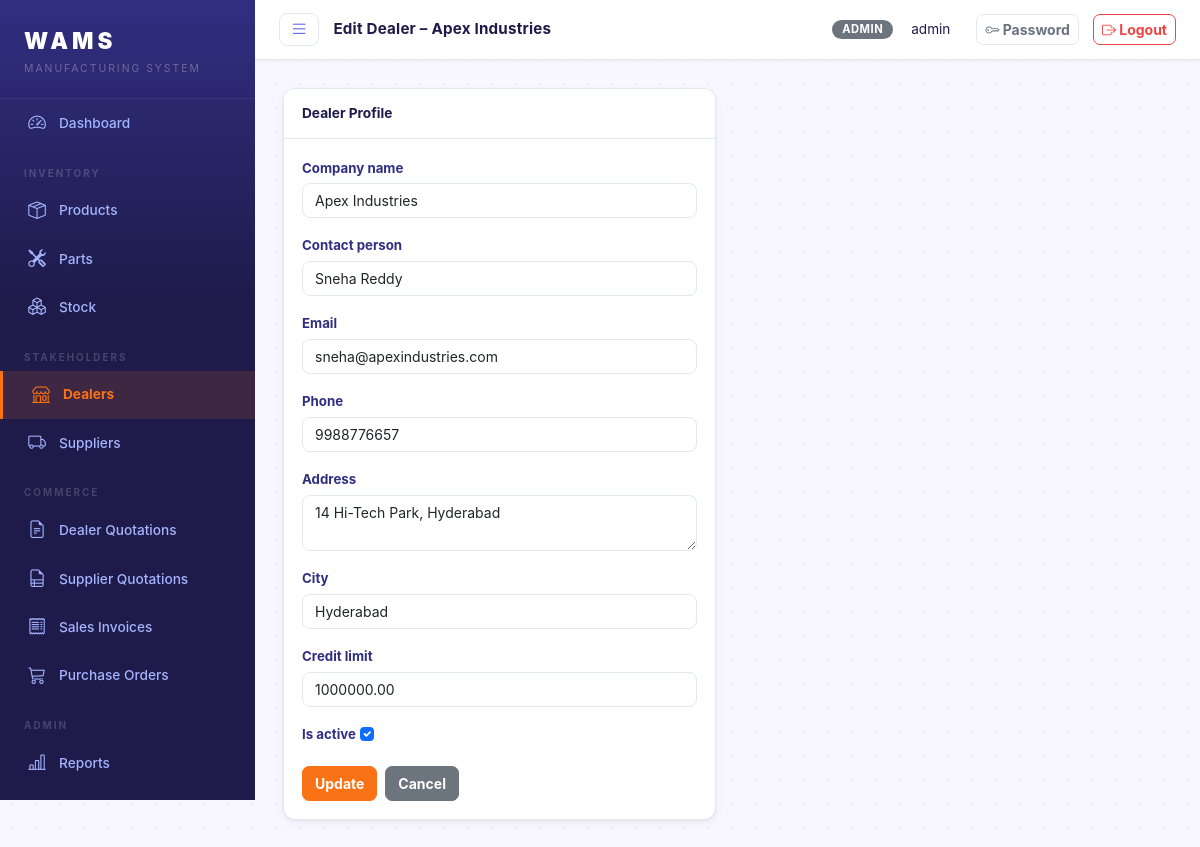
Page /dealers/3/edit/ (signed in) on the committed database.
### core/models.py (models this page shows, shortened)
class Dealer(models.Model):
    user = models.OneToOneField(User, on_delete=models.CASCADE, related_name='dealer_profile')
    company_name = models.CharField(max_length=200)
    contact_person = models.CharField(max_length=100)
    email = models.EmailField()
    phone = models.CharField(max_length=20)
    address = models.TextField()
    city = models.CharField(max_length=100)
    credit_limit = models.DecimalField(max_digits=12, decimal_places=2, default=0)
    is_active = models.BooleanField(default=True)
    created_at = models.DateTimeField(auto_now_add=True)
    class Meta:
        ordering = ['company_name']

class User(AbstractUser):
    ROLE_CHOICES = [
        ('admin', 'Admin'),
        ('dealer', 'Dealer'),
        ('supplier', 'Supplier'),
    ]
    role = models.CharField(max_length=20, choices=ROLE_CHOICES, default='dealer')
    phone = models.CharField(max_length=20, blank=True)

### core/views.py (the view)
# urls.py: path('dealers/<int:pk>/edit/', views.dealer_update, name='dealer_update'),
@login_required
@admin_required
def dealer_update(request, pk):
    dealer = get_object_or_404(Dealer, pk=pk)
    form = DealerForm(request.POST or None, instance=dealer)
    if request.method == 'POST' and form.is_valid():
        form.save()
        messages.success(request, 'Dealer updated.')
        return redirect('dealer_list')
    return render(request, 'core/dealers/edit_form.html', {'form': form, 'dealer': dealer})

### core/forms.py
class DealerForm(forms.ModelForm):
    class Meta:
        model = Dealer
        fields = ['company_name', 'contact_person', 'email', 'phone', 'address', 'city', 'credit_limit', 'is_active']
        widgets = {
            'company_name': forms.TextInput(attrs=FORM_CONTROL),
            'contact_person': forms.TextInput(attrs=FORM_CONTROL),
            'email': forms.EmailInput(attrs=FORM_CONTROL),
            'phone': forms.TextInput(attrs=FORM_CONTROL),
            'address': forms.Textarea(attrs={**FORM_CONTROL, 'rows': 2}),
            'city': forms.TextInput(attrs=FORM_CONTROL),
            'credit_limit': forms.NumberInput(attrs={**FORM_CONTROL, 'step': '0.01'}),
            'is_active': forms.CheckboxInput(attrs=FORM_CHECK),
        }

### templates/core/dealers/edit_form.html (shortened to what this page needs)
{% extends 'base.html' %}
{% block page_title %}Edit Dealer – {{ dealer.company_name }}{% endblock %}
{% block content %}
<div class="row">
  <div class="col-lg-6">
    <div class="card">
      <div class="card-header">Dealer Profile</div>
      <div class="card-body">
        <form method="post">
          {% for field in form %}
          <div class="mb-3">
            <label class="form-label">{{ field.label }}</label>
            {{ field }}
          </div>
          {% endfor %}
          <div class="d-flex gap-2 mt-2">
            <button type="submit" class="btn btn-primary">Update</button>
            <a href="{% url 'dealer_list' %}" class="btn btn-secondary">Cancel</a>
          </div>
        </form>
      </div>
    </div>
  </div>
</div>
{% endblock %}

### templates/base.html (shortened to what this page needs)
{% load static %}
<!DOCTYPE html>
<html lang="en">
<head>
<link rel="stylesheet" href="https://cdn.jsdelivr.net/npm/bootstrap@5.3.2/dist/css/bootstrap.min.css">
<link rel="stylesheet" href="https://cdn.jsdelivr.net/npm/bootstrap-icons@1.11.3/font/bootstrap-icons.css">
<link rel="stylesheet" href="{% static 'css/style.css' %}">
</head>
<body>
<div class="app-wrapper">
  <nav class="sidebar" id="sidebar">
    <div class="sidebar-brand">
      <span class="brand-title">WAMS</span>
      <span class="brand-sub">Manufacturing System</span>
    </div>
    <ul class="sidebar-menu">
      <li>
        <a href="{% url 'dashboard' %}" class="{% if request.resolver_match.url_name == 'dashboard' %}active{% endif %}">
          <i class="bi bi-speedometer2"></i> Dashboard
        </a>
      </li>
      {% if user.role == 'admin' %}
      <li class="menu-section">Inventory</li>
      <li>
        <a href="{% url 'product_list' %}" class="{% if 'product' in request.resolver_match.url_name %}active{% endif %}">
          <i class="bi bi-box-seam"></i> Products
        </a>
      </li>
      <li>
        <a href="{% url 'part_list' %}" class="{% if 'part' in request.resolver_match.url_name %}active{% endif %}">
          <i class="bi bi-tools"></i> Parts
        </a>
      </li>
      <li>
        <a href="{% url 'stock_overview' %}" class="{% if 'stock' in request.resolver_match.url_name %}active{% endif %}">
          <i class="bi bi-boxes"></i> Stock
        </a>
      </li>
      <li class="menu-section">Stakeholders</li>
      <li>
        <a href="{% url 'dealer_list' %}" class="{% if 'dealer_list' in request.resolver_match.url_name or 'dealer_create' in request.resolver_match.url_name or 'dealer_update' in request.resolver_match.url_name %}active{% endif %}">
          <i class="bi bi-shop"></i> Dealers
        </a>
      </li>
      <li>
        <a href="{% url 'supplier_list' %}" class="">
          <i class="bi bi-truck"></i> Suppliers
        </a>
      </li>
      <li class="menu-section">Commerce</li>
      <li>
        <a href="{% url 'dealer_quotation_list' %}" class="{% if 'dealer_quotation' in request.resolver_match.url_name %}active{% endif %}">
          <i class="bi bi-file-earmark-text"></i> Dealer Quotations
        </a>
      </li>
      <li>
        <a href="{% url 'supplier_quotation_list' %}" class="{% if 'supplier_quotation' in request.resolver_match.url_name %}active{% endif %}">
          <i class="bi bi-file-earmark-ruled"></i> Supplier Quotations
        </a>
      </li>
      <li>
        <a href="{% url 'dealer_transaction_list' %}" class="{% if 'dealer_transaction' in request.resolver_match.url_name %}active{% endif %}">
          <i class="bi bi-receipt"></i> Sales Invoices
        </a>
      </li>
      <li>
        <a href="{% url 'supplier_transaction_list' %}" class="{% if 'supplier_transaction' in request.resolver_match.url_name %}active{% endif %}">
          <i class="bi bi-cart3"></i> Purchase Orders
        </a>
      </li>
      <li class="menu-section">Admin</li>
      <li>
        <a href="{% url 'reports' %}" class="{% if 'reports' in request.resolver_match.url_name %}active{% endif %}">
          <i class="bi bi-bar-chart-line"></i> Reports
        </a>
      </li>
      <li>
        <a href="{% url 'user_list' %}" class="{% if 'user' in request.resolver_match.url_name %}active{% endif %}">
          <i class="bi bi-people"></i> Users
        </a>
      </li>
      {% endif %}
    </ul>
  </nav>
  <div class="content-area" id="contentArea">
    <header class="topbar">
      <button class="sidebar-toggle" id="sidebarToggle" title="Toggle sidebar">
        <i class="bi bi-list"></i>
      </button>
      <span class="topbar-title">{% block page_title %}{% endblock %}</span>
      <div class="topbar-right">
        <span class="badge bg-secondary text-uppercase me-2">{{ user.role }}</span>
        <span class="me-3">{{ user.get_full_name|default:user.username }}</span>
        <a href="{% url 'change_password' %}" class="btn btn-sm btn-outline-secondary me-1">
          <i class="bi bi-key"></i> Password
        </a>
        <a href="{% url 'logout' %}" class="btn btn-sm btn-outline-danger">
          <i class="bi bi-box-arrow-right"></i> Logout
        </a>
      </div>
    </header>
    <main class="main-content">
      {% block content %}{% endblock %}
    </main>
  </div>
</div>
</body>
</html>

### rows in the picture
Dealer: company_name "Apex Industries", form "Apex Industries" "Sneha Reddy" "sneha@apexindustries.com" "9988776657" "14 Hi-Tech Park, Hyderabad" "Hyderabad" "1000000.00" "☑"
User: role "ADMIN", get_full_name "admin"

### other values in the picture
{{ field.label }} "Company name" "Contact person" "Email" "Phone" "Address" "City" "Credit limit" "Is active"
